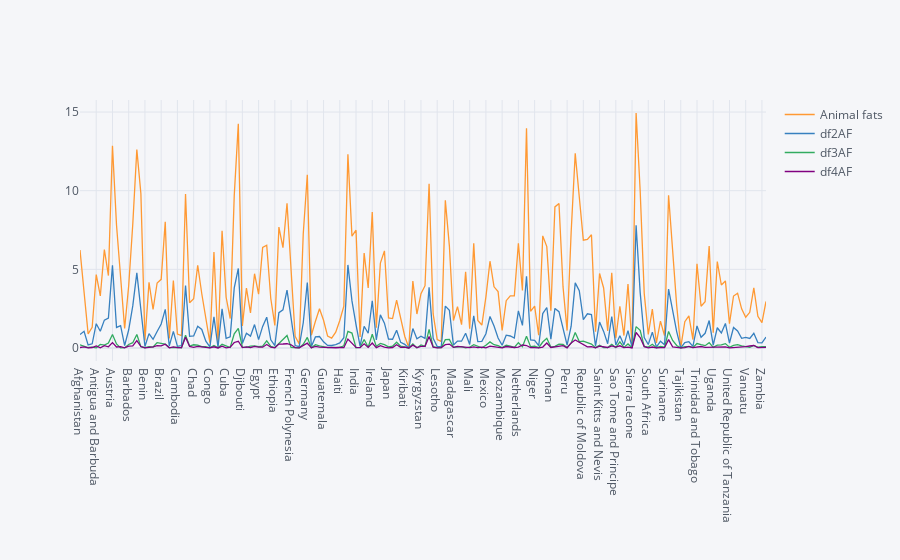

Notebook cell for this chart:
### Code cell
data_concat[['Animal fats','df2AF','df3AF','df4AF']].iplot()

### Figure 1 — Plotly figure (JSON) as saved in the notebook; plotly's stock layout.template omitted (floating-point values rounded to 4 significant figures; data arrays with more than 128 entries replaced by an {"elided": "..."} marker saying what was removed)
{"data": [{"line": {"color": "rgba(255, 153, 51, 1.0)", "dash": "solid", "shape": "linear", "width": 1.3}, "mode": "lines", "name": "Animal fats", "text": "", "type": "scatter", "x": {"elided": "170 str values"}, "y": {"elided": "170 float values"}}, {"line": {"color": "rgba(55, 128, 191, 1.0)", "dash": "solid", "shape": "linear", "width": 1.3}, "mode": "lines", "name": "df2AF", "text": "", "type": "scatter", "x": {"elided": "170 str values"}, "y": {"elided": "170 float values"}}, {"line": {"color": "rgba(50, 171, 96, 1.0)", "dash": "solid", "shape": "linear", "width": 1.3}, "mode": "lines", "name": "df3AF", "text": "", "type": "scatter", "x": {"elided": "170 str values"}, "y": {"elided": "170 float values"}}, {"line": {"color": "rgba(128, 0, 128, 1.0)", "dash": "solid", "shape": "linear", "width": 1.3}, "mode": "lines", "name": "df4AF", "text": "", "type": "scatter", "x": {"elided": "170 str values"}, "y": {"elided": "170 float values"}}], "layout": {"legend": {"bgcolor": "#F5F6F9", "font": {"color": "#4D5663"}}, "paper_bgcolor": "#F5F6F9", "plot_bgcolor": "#F5F6F9", "title": {"font": {"color": "#4D5663"}}, "xaxis": {"gridcolor": "#E1E5ED", "showgrid": true, "tickfont": {"color": "#4D5663"}, "title": {"font": {"color": "#4D5663"}, "text": ""}, "zerolinecolor": "#E1E5ED"}, "yaxis": {"gridcolor": "#E1E5ED", "showgrid": true, "tickfont": {"color": "#4D5663"}, "title": {"font": {"color": "#4D5663"}, "text": ""}, "zerolinecolor": "#E1E5ED"}}}
